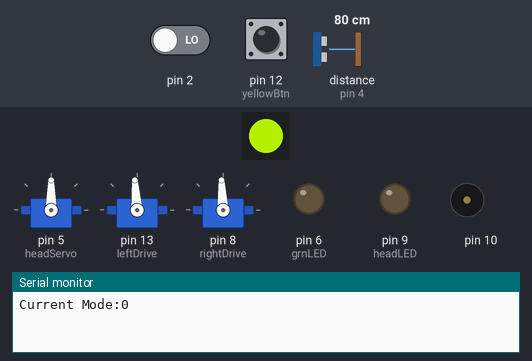
Simulated run of this sketch. Board: Arduino Pro Mini, built with avr-gcc and run on an emulated ATmega328P. On the bench: 3 × servo, 1 RGB LEDs in strip order, left to right, output pins drawn as LEDs (lit = HIGH), buzzer (waves = sounding), the last lines printed to the serial monitor. The test bench sets the inputs (shaded band); at power-on: pin 12 (yellowBtn) LOW, pin 2 LOW, distance to the obstacle (sensor on pin 4) 80 cm. The echo pulse lasts 58.3 µs per cm; dim RGB values are drawn brighter than linear; random numbers use the default seed unless the sketch sets one.

Above: at 2.4 s.
2.5 s: pin 12 (yellowBtn) pulled HIGH for 2.05 s
At 3.4 s:
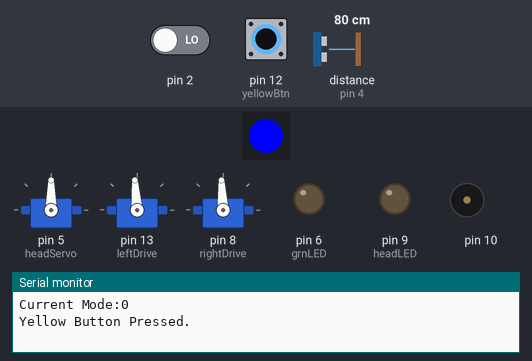
6.0 s: pin 2 driven HIGH
At 7.3 s:
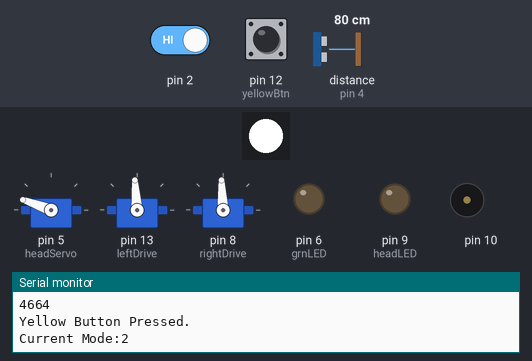
9.5 s: distance to the obstacle (sensor on pin 4) set to 120 cm
At 12.8 s:
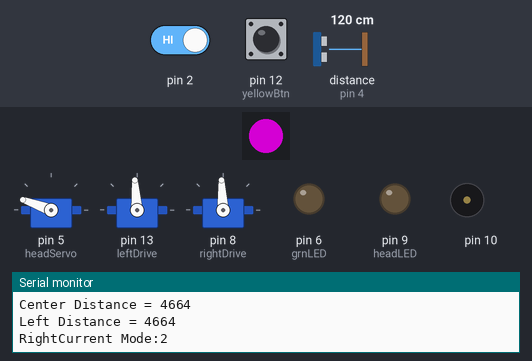
13.0 s: pin 2 driven LOW and pin 12 (yellowBtn) driven HIGH
At 17.91 s:
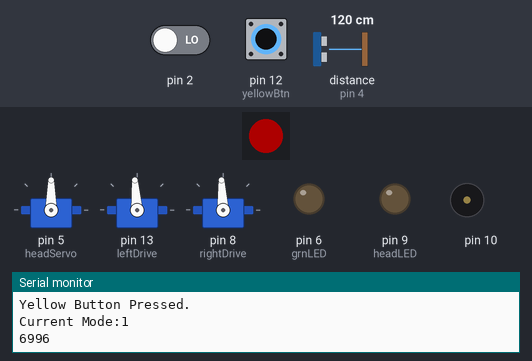
18.5 s: pin 12 (yellowBtn) driven LOW
22.0 s: distance to the obstacle (sensor on pin 4) set to 114 cm
At 24.1 s:
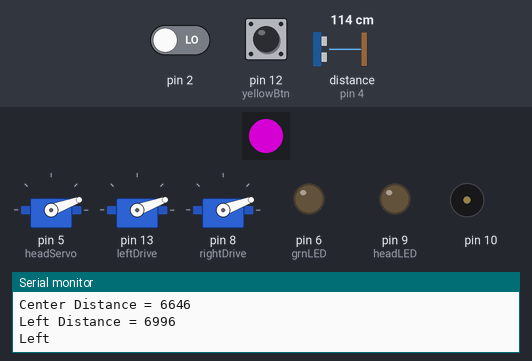
Timing chart, 0 to 26.8 s (numbered marks = the images above; inputs shaded):
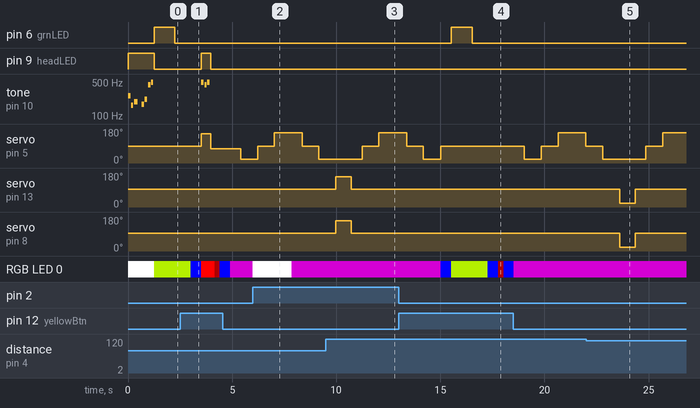

Measured:
- the behaviour switches between 120 and 119 cm on distance to the obstacle (sensor on pin 4) (found by bisection; images 4 and 5)
- after the input at 2.5 s, pin 9 (headLED): LOW → HIGH after 1.0 s, → LOW 0.45 s later; tone on pin 10: plays 494 Hz for 0.13 s, 440 Hz for 0.10 s, 494 Hz for 0.13 s, starting after 1.0 s
- after the input at 6.0 s, RGB LED 0: RGB(128, 0, 128) → RGB(255, 255, 255) at once, → RGB(128, 0, 128) 1.9 s later
- after the input at 9.5 s, servo on pin 13 (leftDrive): 94° → 160° after 0.48 s, → 94° 0.75 s later; servo on pin 8 (rightDrive): 93° → 160° after 0.48 s, → 93° 0.75 s later
- after the input at 13.0 s, pin 6 (grnLED): LOW → HIGH after 2.5 s, → LOW 1.0 s later; RGB LED 0: RGB(128, 0, 128) → RGB(0, 0, 255) after 2.0 s, → RGB(153, 204, 0) 0.50 s later, → RGB(0, 0, 255) 1.8 s later, → RGB(51, 0, 0) 0.51 s later, … (5 changes in this stretch)
- after the input at 22.0 s, servo on pin 13 (leftDrive): 94° → 20° after 1.6 s, → 94° 0.75 s later; servo on pin 8 (rightDrive): 93° → 20° after 1.6 s, → 93° 0.75 s later

The sketch:

SMD_Pa1.ino
```cpp
/* Code for the SMD-PA1 robot. Written with Arduino IDE v1.0.5.-r2
 for a 5V Pro Mini.

 Pins in use = 2 interrupt on front left blue button
 3
 4 ultrasonic sensor
 5 head servo
 6 front green LED
 7 WS2812 RGB LED data
 8 left drive servo
 9 blue head led
 10 head buzzer
 11 front right blue button
 12 front middle yellow button
 13 right drive servo
 A0
 A1
 A2
 A3

 Tom Flock
 3-22-14

 Requires the Adafruit NeoPixel library. It's awesome, go get it.
 https://github.com/adafruit/Adafruit_NeoPixel
 */

#include <Servo.h>    // include servo library
#include "pitches.h"  // include pitches h file?

#include <Adafruit_NeoPixel.h>
#include "WS2812_Definitions.h"

// Definitions for use with the NeoPixel library
#define PIN 7    // WS2812 pin
#define LED_COUNT 1    // the number of WS2812s connected

// Create an instance of the Adafruit_NeoPixel class called "leds".
// That'll be what we refer to from here on...
Adafruit_NeoPixel leds = Adafruit_NeoPixel(LED_COUNT, PIN, NEO_GRB + NEO_KHZ800);

Servo headServo;  //create servo object to control a servo
Servo leftDrive;
Servo rightDrive;

const int pingPin = 4;   //connection to ultrasonic sensor
const int grnLED = 6;   //connetion to front green LED
const int headLED = 9;   //connetion to blue head LED
const int yellowBtn = 12; //connection to front yellow button

//var for holding operation mode, default 0
int modeSelect = 0;

boolean panDirection = true; //for telling if the head is in the left or right position

//variable used for interrupt debouncing
unsigned long lastMillis = 0;

long eyeColor = 16777215;  //value for the WS2812 eye LEDs
unsigned long distance = 0;  //ultrasonic sensor value
unsigned long randNumber;  //variable for holding random numbers

void setup(){
  Serial.begin(9600);
  attachInterrupt(0, interruptOne, RISING); //create interrupt on pin 2
  headServo.attach(5);
  leftDrive.attach(13);
  rightDrive.attach(8);
  leftDrive.write(94.25); //stop position of right drive servo
  rightDrive.write(93); //stop position of left drive servo
  pinMode(headLED, OUTPUT);
  pinMode(grnLED, OUTPUT);
  leds.begin();  //initiate WS2812 LEDs
  clearLEDs();   //turns all LEDs off...
  setColor(eyeColor,1); //set eye color and brightness
  melodyHello();  //play a little ditty
  randomSeed(analogRead(0)); //read noise for a random seed
}

void loop(){
  if (digitalRead(yellowBtn)){
    setColor(BLUE,1);
    Serial.println("Yellow Button Pressed.");
    if (modeSelect <= 2){
      ++modeSelect;
    }
    if (modeSelect >= 3){
      modeSelect = 0;
      headServo.write(90);
    }
    delay(500);
  }

  Serial.print("Current Mode:");
  Serial.println(modeSelect);

  //choose a function based on the modeSelect value
  switch(modeSelect){
  case 0:
    idleMode();
    break;
  case 1:
    proxAlarm();
    break;
  case 2:
    wanderer();
    break;
  }
}

void interruptOne(){
  unsigned long currentMillis = millis();
  if(currentMillis - lastMillis > 1500){
    setColor(WHITE,1);
  }
  delay(250);
  lastMillis = currentMillis;
}

//while in idle mode the bot sits and waits for an interrupt
//to change the mode. The random head turn is added for flavor
void idleMode(){
  setColor(0x99CC00,1);
  randHeadTurn();
  //leftDrive.write(10);
  //rightDrive.write(170);
  digitalWrite(grnLED, HIGH);
  delay(1000);
  digitalWrite(grnLED, LOW);
  delay(750);
}

void proxAlarm(){
  setColor(RED,5);
  randHeadTurn(); //randomly turn head and play a song
  distance = ping();
  Serial.println(distance);
  //if somthing is within the specified distance, play a song
  //and turn head
  if (distance <= 5000){
    setColor(RED,1);
    randNumber = random(20, 160);
    headServo.write(randNumber);
    randomMelody();
    randNumber = random(20, 160);
    headServo.write(randNumber);
    delay(200);
    setColor(RED,5);
  }
  delay(250);
}

void wanderer(){
  static int leftDistance;
  static int centerDistance;
  static int rightDistance;

  setColor(PURPLE,1);  //change eye color
  delay(500);          //delay for human interaction

  if(panDirection){
    if(headServo.read() != 20){
      headServo.write(20); //turn head to the left
      delay(800);          //delay for servo turning
    }
    rightDistance = ping();
    headServo.write(90); //turn head to center
    delay(800);          //delay for servo turning
    centerDistance = ping();
    headServo.write(160); //turn head to the right
    delay(800);          //delay for servo turning
    leftDistance = ping();
    panDirection = false;
  }
  else{
    leftDistance = ping();
    headServo.write(90);
    delay(800);
    centerDistance = ping();
    headServo.write(20);
    delay(800);
    rightDistance = ping();
    panDirection = true;
  }

  Serial.print("Right Distance = ");
  Serial.println(rightDistance);
  Serial.print("Center Distance = ");
  Serial.println(centerDistance);
  Serial.print("Left Distance = ");
  Serial.println(leftDistance);

  if ((rightDistance < centerDistance) && (centerDistance > leftDistance)){
    Serial.print("Forward");
    leftDrive.write(160);
    rightDrive.write(20);
    delay(2000);
    leftDrive.write(94.25); //stop position of right drive servo
    rightDrive.write(93); //stop position of left drive servo
  }
  if ((rightDistance > centerDistance) && (rightDistance > leftDistance)){
    Serial.print("Right");
    leftDrive.write(160);
    rightDrive.write(160);
    delay(750);
    leftDrive.write(94.25); //stop position of right drive servo
    rightDrive.write(93); //stop position of left drive servo
  }
  if ((leftDistance > centerDistance) && (rightDistance < leftDistance)){
    Serial.print("Left");
    leftDrive.write(20);
    rightDrive.write(20);
    delay(750);
    leftDrive.write(94.25); //stop position of right drive servo
    rightDrive.write(93); //stop position of left drive servo
  }
}

void randHeadTurn(){
  //randomly turn head and play a song
  randNumber = random(500);
  if (randNumber == 1){
    randomMelody();
    randNumber = random(20, 160);
    headServo.write(randNumber);
  }
}

void setColor(unsigned long color, byte brightness){
  byte red = (color & 0xFF0000) >> 16;
  byte green = (color & 0x00FF00) >> 8;
  byte blue = (color & 0x0000FF);

  for (int i=0; i<=LED_COUNT-1; i++){
    leds.setPixelColor(i, red/brightness, green/brightness, blue/brightness);
  }
  leds.show();  // Turn the LEDs on
}

// Sets all LEDs to off, but DOES NOT update the display;
// call leds.show() to actually turn them off after this.
void clearLEDs(){
  for (int i=0; i<LED_COUNT; i++){
    leds.setPixelColor(i, 0);
    leds.show();
  }
}

unsigned long ping(){
  // establish variables for duration of the ping,
  // and the distance result in inches and centimeters:

  // The PING))) is triggered by a HIGH pulse of 2 or more microseconds.
  // Give a short LOW pulse beforehand to ensure a clean HIGH pulse:
  pinMode(pingPin, OUTPUT);
  digitalWrite(pingPin, LOW);
  delayMicroseconds(2);
  digitalWrite(pingPin, HIGH);
  delayMicroseconds(5);
  digitalWrite(pingPin, LOW);

  // The same pin is used to read the signal from the PING))): a HIGH
  // pulse whose duration is the time (in microseconds) from the sending
  // of the ping to the reception of its echo off of an object.
  pinMode(pingPin, INPUT);
  return pulseIn(pingPin, HIGH);
  delay(100);
}

void randomMelody(){
  randNumber = random(1, 4);
  if (randNumber == 1){
    melodyHello();
  }
  else if (randNumber == 2){
    melodySup();
  }
  else if (randNumber == 3){
    melodyDanger();
  }
}

void melodyHello(){
  // notes in the melody:
  int melody[] = {
    NOTE_C4, NOTE_E3, NOTE_G3, 0, NOTE_F3, NOTE_A3, NOTE_A4, NOTE_B4              };
  // note durations: 4 = quarter note, 8 = eighth note, etc.:
  int noteDurations[] = {
    8, 10, 6, 8,10,8,8,10              };
  // iterate over the notes of the melody:
  for (int thisNote = 0; thisNote < 8; thisNote++){
    digitalWrite(headLED, HIGH);
    // to calculate the note duration, take one second
    // divided by the note type.
    //e.g. quarter note = 1000 / 4, eighth note = 1000/8, etc.
    int noteDuration = 1000/noteDurations[thisNote];
    tone(10, melody[thisNote],noteDuration);

    // to distinguish the notes, set a minimum time between them.
    // the note's duration + 30% seems to work well:
    int pauseBetweenNotes = noteDuration * 1.30;
    delay(pauseBetweenNotes);
    // stop the tone playing:
    noTone(10);
    digitalWrite(headLED, LOW);
  }
}

void melodySup(){
  // notes in the melody:
  int melody[] = {
    NOTE_B4, NOTE_A4, NOTE_B4              };
  // note durations: 4 = quarter note, 8 = eighth note, etc.:
  int noteDurations[] = {
    8,10,8              };
  // iterate over the notes of the melody:
  for (int thisNote = 0; thisNote < 3; thisNote++){
    digitalWrite(headLED, HIGH);
    // to calculate the note duration, take one second
    // divided by the note type.
    //e.g. quarter note = 1000 / 4, eighth note = 1000/8, etc.
    int noteDuration = 1000/noteDurations[thisNote];
    tone(10, melody[thisNote],noteDuration);

    // to distinguish the notes, set a minimum time between them.
    // the note's duration + 30% seems to work well:
    int pauseBetweenNotes = noteDuration * 1.30;
    delay(pauseBetweenNotes);
    // stop the tone playing:
    noTone(10);
    digitalWrite(headLED, LOW);
  }
}

void melodyDanger(){
  // notes in the melody:
  int melody[] = {
    NOTE_A6, NOTE_A6, NOTE_C7              };
  // note durations: 4 = quarter note, 8 = eighth note, etc.:
  int noteDurations[] = {
    10,10,6              };
  // iterate over the notes of the melody:
  for (int thisNote = 0; thisNote < 3; thisNote++){
    digitalWrite(headLED, HIGH);
    // to calculate the note duration, take one second
    // divided by the note type.
    //e.g. quarter note = 1000 / 4, eighth note = 1000/8, etc.
    int noteDuration = 1000/noteDurations[thisNote];
    tone(10, melody[thisNote],noteDuration);

    // to distinguish the notes, set a minimum time between them.
    // the note's duration + 30% seems to work well:
    int pauseBetweenNotes = noteDuration * 1.30;
    delay(pauseBetweenNotes);
    // stop the tone playing:
    noTone(10);
    digitalWrite(headLED, LOW);
  }
}
```

WS2812_Definitions.h
```cpp
/*
  Bunches of definitions for the WS2812 Breakout Board example code

*/

// These are for the cascade function
#define TOP_DOWN 0
#define DOWN_TOP 1

/* A world of colors to set your LED to
  Standard HTML Color Codes sorted by Hex Value
    to see the colors in action, check out:
   http://www.w3schools.com/html/html_colorvalues.asp */

#define BLACK			0x000000
#define NAVY			0x000080
#define DARKBLUE		0x00008B
#define MEDIUMBLUE		0x0000CD
#define BLUE			0x0000FF
#define DARKGREEN		0x006400
#define GREEN			0x008000
#define TEAL			0x008080
#define DARKCYAN		0x008B8B
#define DEEPSKYBLUE		0x00BFFF
#define DARKTURQUOISE		0x00CED1
#define MEDIUMSPRINGGREEN	0x00FA9A
#define LIME			0x00FF00
#define SPRINGGREEN		0x00FF7F
#define AQUA			0x00FFFF
#define CYAN			0x00FFFF
#define MIDNIGHTBLUE		0x191970
#define DODGERBLUE		0x1E90FF
#define LIGHTSEAGREEN		0x20B2AA
#define FORESTGREEN		0x228B22
#define SEAGREEN		0x2E8B57
#define DARKSLATEGRAY		0x2F4F4F
#define LIMEGREEN		0x32CD32
#define MEDIUMSEAGREEN		0x3CB371
#define TURQUOISE		0x40E0D0
#define ROYALBLUE		0x4169E1
#define STEELBLUE		0x4682B4
#define DARKSLATEBLUE		0x483D8B
#define MEDIUMTURQUOISE		0x48D1CC
#define INDIGO 			0x4B0082
#define DARKOLIVEGREEN		0x556B2F
#define CADETBLUE		0x5F9EA0
#define CORNFLOWERBLUE		0x6495ED
#define MEDIUMAQUAMARINE	0x66CDAA
#define DIMGRAY			0x696969
#define SLATEBLUE		0x6A5ACD
#define OLIVEDRAB		0x6B8E23
#define SLATEGRAY		0x708090
#define LIGHTSLATEGRAY		0x778899
#define MEDIUMSLATEBLUE		0x7B68EE
#define LAWNGREEN		0x7CFC00
#define CHARTREUSE		0x7FFF00
#define AQUAMARINE		0x7FFFD4
#define MAROON			0x800000
#define PURPLE			0x800080
#define OLIVE			0x808000
#define GRAY			0x808080
#define SKYBLUE			0x87CEEB
#define LIGHTSKYBLUE		0x87CEFA
#define BLUEVIOLET		0x8A2BE2
#define DARKRED			0x8B0000
#define DARKMAGENTA		0x8B008B
#define SADDLEBROWN		0x8B4513
#define DARKSEAGREEN		0x8FBC8F
#define LIGHTGREEN		0x90EE90
#define MEDIUMPURPLE		0x9370DB
#define DARKVIOLET		0x9400D3
#define PALEGREEN		0x98FB98
#define DARKORCHID		0x9932CC
#define YELLOWGREEN		0x9ACD32
#define SIENNA			0xA0522D
#define BROWN			0xA52A2A
#define DARKGRAY		0xA9A9A9
#define LIGHTBLUE		0xADD8E6
#define GREENYELLOW		0xADFF2F
#define PALETURQUOISE	        0xAFEEEE
#define LIGHTSTEELBLUE		0xB0C4DE
#define POWDERBLUE		0xB0E0E6
#define FIREBRICK		0xB22222
#define DARKGOLDENROD		0xB8860B
#define MEDIUMORCHID		0xBA55D3
#define ROSYBROWN		0xBC8F8F
#define DARKKHAKI		0xBDB76B
#define SILVER			0xC0C0C0
#define MEDIUMVIOLETRED	        0xC71585
#define INDIANRED 		0xCD5C5C
#define PERU			0xCD853F
#define CHOCOLATE		0xD2691E
#define TAN			0xD2B48C
#define LIGHTGRAY		0xD3D3D3
#define THISTLE			0xD8BFD8
#define ORCHID			0xDA70D6
#define GOLDENROD		0xDAA520
#define PALEVIOLETRED		0xDB7093
#define CRIMSON			0xDC143C
#define GAINSBORO		0xDCDCDC
#define PLUM			0xDDA0DD
#define BURLYWOOD		0xDEB887
#define LIGHTCYAN		0xE0FFFF
#define LAVENDER		0xE6E6FA
#define DARKSALMON		0xE9967A
#define VIOLET			0xEE82EE
#define PALEGOLDENROD		0xEEE8AA
#define LIGHTCORAL		0xF08080
#define KHAKI			0xF0E68C
#define ALICEBLUE		0xF0F8FF
#define HONEYDEW		0xF0FFF0
#define AZURE			0xF0FFFF
#define SANDYBROWN		0xF4A460
#define WHEAT			0xF5DEB3
#define BEIGE			0xF5F5DC
#define WHITESMOKE		0xF5F5F5
#define MINTCREAM		0xF5FFFA
#define GHOSTWHITE		0xF8F8FF
#define SALMON			0xFA8072
#define ANTIQUEWHITE		0xFAEBD7
#define LINEN			0xFAF0E6
#define LIGHTGOLDENRODYELLOW	0xFAFAD2
#define OLDLACE			0xFDF5E6
#define RED			0xFF0000
#define FUCHSIA			0xFF00FF
#define MAGENTA			0xFF00FF
#define DEEPPINK		0xFF1493
#define ORANGERED		0xFF4500
#define TOMATO			0xFF6347
#define HOTPINK			0xFF69B4
#define CORAL			0xFF7F50
#define DARKORANGE		0xFF8C00
#define LIGHTSALMON		0xFFA07A
#define ORANGE			0xFFA500
#define LIGHTPINK		0xFFB6C1
#define PINK			0xFFC0CB
#define GOLD			0xFFD700
#define PEACHPUFF		0xFFDAB9
#define NAVAJOWHITE		0xFFDEAD
#define MOCCASIN		0xFFE4B5
#define BISQUE			0xFFE4C4
#define MISTYROSE		0xFFE4E1
#define BLANCHEDALMOND		0xFFEBCD
#define PAPAYAWHIP		0xFFEFD5
#define LAVENDERBLUSH		0xFFF0F5
#define SEASHELL		0xFFF5EE
#define CORNSILK		0xFFF8DC
#define LEMONCHIFFON		0xFFFACD
#define FLORALWHITE		0xFFFAF0
#define SNOW			0xFFFAFA
#define YELLOW			0xFFFF00
#define LIGHTYELLOW		0xFFFFE0
#define IVORY			0xFFFFF0
#define WHITE			0xFFFFFF
```

pitches.h
```cpp
/*************************************************
 * Public Constants
 *************************************************/

#define NOTE_B0  31
#define NOTE_C1  33
#define NOTE_CS1 35
#define NOTE_D1  37
#define NOTE_DS1 39
#define NOTE_E1  41
#define NOTE_F1  44
#define NOTE_FS1 46
#define NOTE_G1  49
#define NOTE_GS1 52
#define NOTE_A1  55
#define NOTE_AS1 58
#define NOTE_B1  62
#define NOTE_C2  65
#define NOTE_CS2 69
#define NOTE_D2  73
#define NOTE_DS2 78
#define NOTE_E2  82
#define NOTE_F2  87
#define NOTE_FS2 93
#define NOTE_G2  98
#define NOTE_GS2 104
#define NOTE_A2  110
#define NOTE_AS2 117
#define NOTE_B2  123
#define NOTE_C3  131
#define NOTE_CS3 139
#define NOTE_D3  147
#define NOTE_DS3 156
#define NOTE_E3  165
#define NOTE_F3  175
#define NOTE_FS3 185
#define NOTE_G3  196
#define NOTE_GS3 208
#define NOTE_A3  220
#define NOTE_AS3 233
#define NOTE_B3  247
#define NOTE_C4  262
#define NOTE_CS4 277
#define NOTE_D4  294
#define NOTE_DS4 311
#define NOTE_E4  330
#define NOTE_F4  349
#define NOTE_FS4 370
#define NOTE_G4  392
#define NOTE_GS4 415
#define NOTE_A4  440
#define NOTE_AS4 466
#define NOTE_B4  494
#define NOTE_C5  523
#define NOTE_CS5 554
#define NOTE_D5  587
#define NOTE_DS5 622
#define NOTE_E5  659
#define NOTE_F5  698
#define NOTE_FS5 740
#define NOTE_G5  784
#define NOTE_GS5 831
#define NOTE_A5  880
#define NOTE_AS5 932
#define NOTE_B5  988
#define NOTE_C6  1047
#define NOTE_CS6 1109
#define NOTE_D6  1175
#define NOTE_DS6 1245
#define NOTE_E6  1319
#define NOTE_F6  1397
#define NOTE_FS6 1480
#define NOTE_G6  1568
#define NOTE_GS6 1661
#define NOTE_A6  1760
#define NOTE_AS6 1865
#define NOTE_B6  1976
#define NOTE_C7  2093
#define NOTE_CS7 2217
#define NOTE_D7  2349
#define NOTE_DS7 2489
#define NOTE_E7  2637
#define NOTE_F7  2794
#define NOTE_FS7 2960
#define NOTE_G7  3136
#define NOTE_GS7 3322
#define NOTE_A7  3520
#define NOTE_AS7 3729
#define NOTE_B7  3951
#define NOTE_C8  4186
#define NOTE_CS8 4435
#define NOTE_D8  4699
#define NOTE_DS8 4978
```
